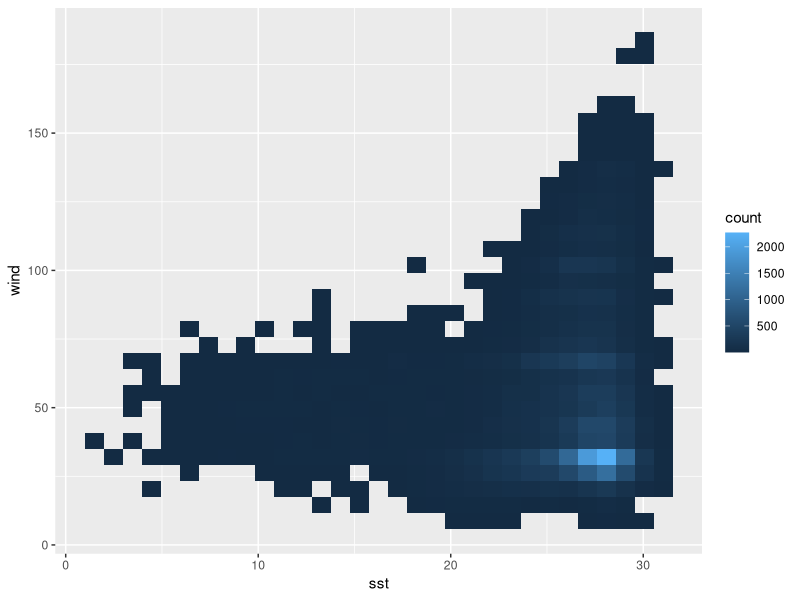
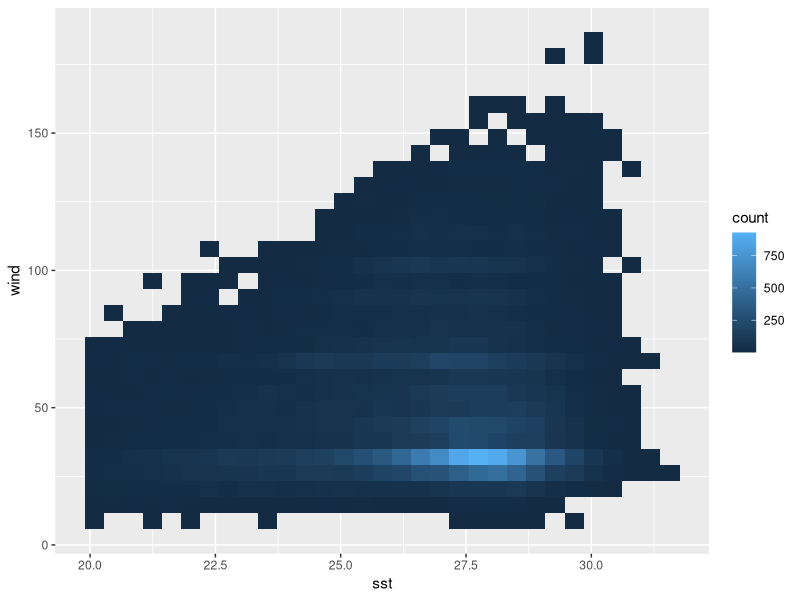
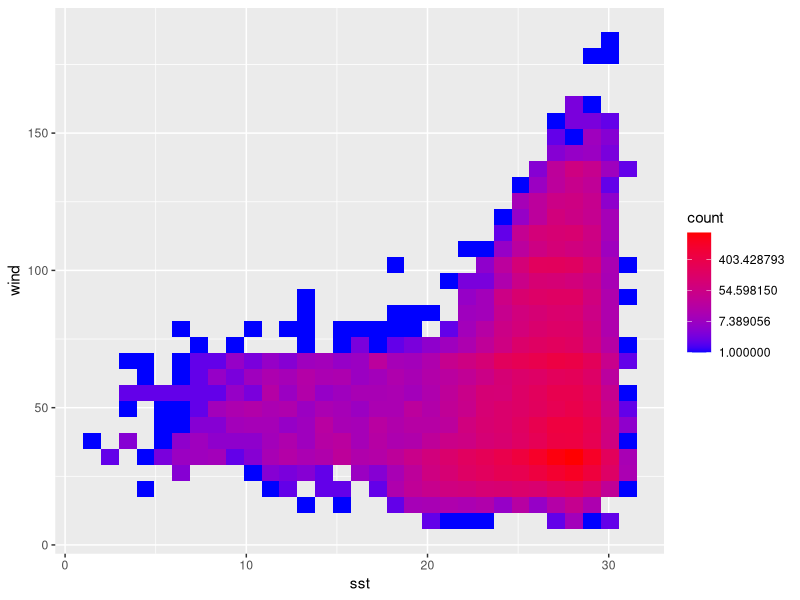
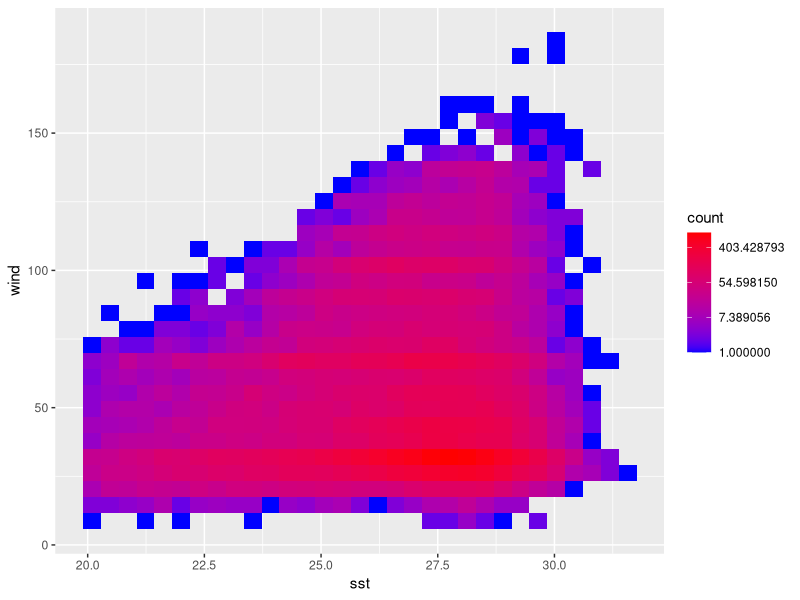
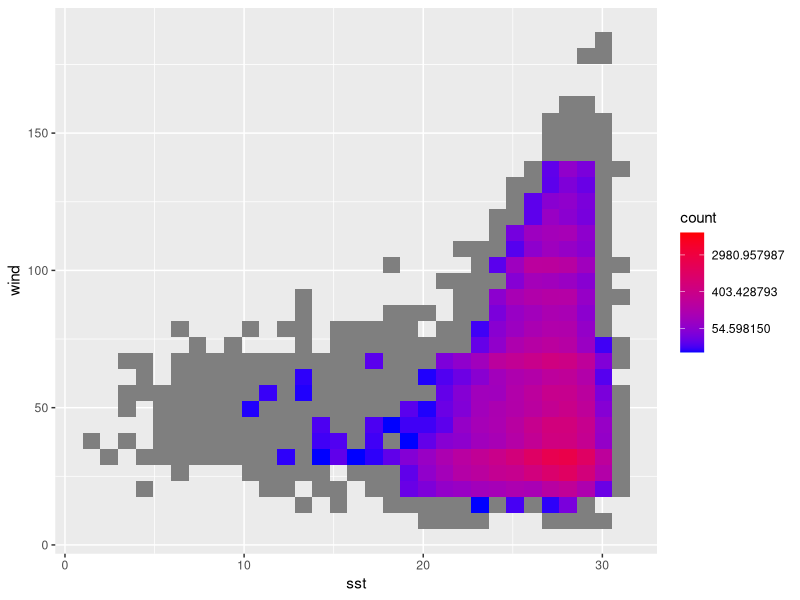
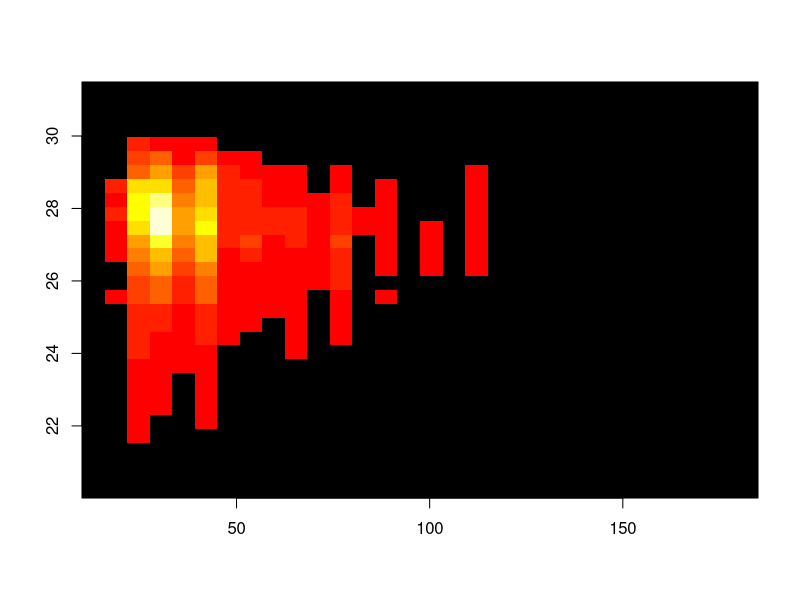
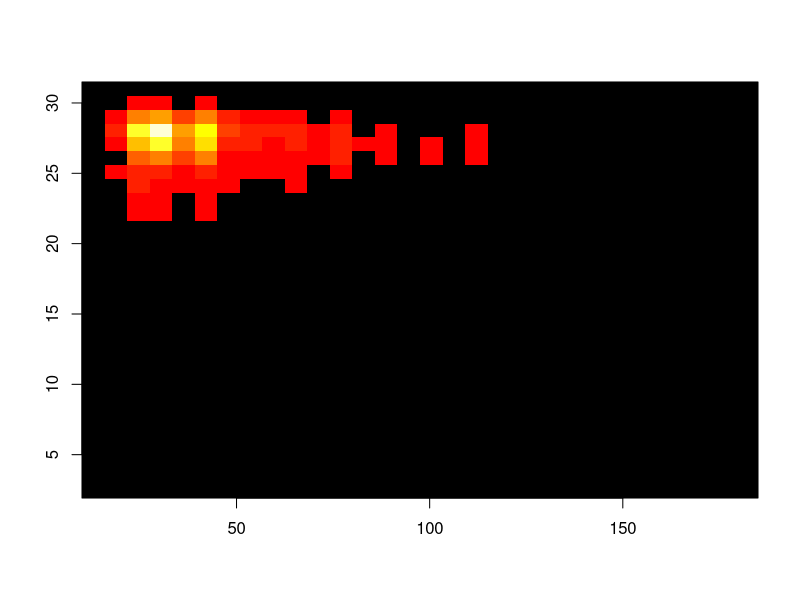
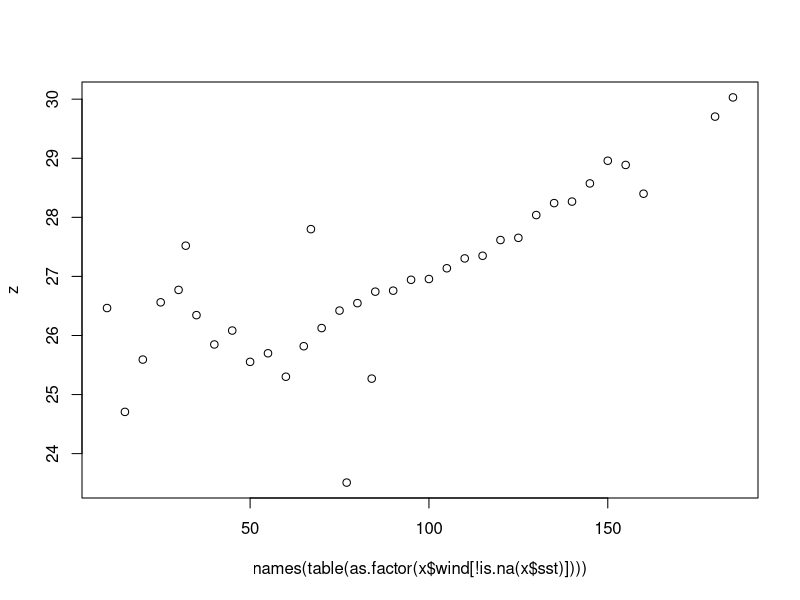

Source code (R) for these figures, in order:
library(tidyverse)
library(data.table)
library(gplots)

# Load data ------------------------------------------------

x <- fread('data/hurdat2-oisst-1981-2016.csv')

# Heatmaps -------------------------------------------------

# Basic
ggplot(x, aes(x = sst, y = wind)) +
	stat_bin2d()

# Filtering
ggplot(x %>% filter(sst > 20), aes(x = sst, y = wind)) +
	stat_bin2d(bins=30)

# Changing colours
ggplot(x, aes(x = sst, y = wind)) +
	stat_bin2d(bins=30) +
	scale_fill_gradient(high="red", low="blue", trans="log")

ggplot(x %>% filter(sst >= 20), aes(x = sst, y = wind)) +
	stat_bin2d(bins=30) +
	scale_fill_gradient(high="red", low="blue", trans="log")

# Adding limits
ggplot(x , aes(x = sst, y = wind)) +
	stat_bin2d() +
	scale_fill_gradient(high="red", low="blue",
											trans="log", limits = c(15,10000))

# Using gplots (Isabel style)
hist2d(x$wind[x$sst>20],x$sst[x$sst>20],nbins=30)
hist2d(x$wind,x$sst,nbins=30)

# Lapply Functions -----------------------------------------

# Test
z <- tapply(x$sst[!is.na(x$sst)],as.factor(x$wind[!is.na(x$sst)]),mean)
plot(names(table(as.factor(x$wind[!is.na(x$sst)]))),z)
plot(names(table(as.factor(x$wind[!is.na(x$sst)]))),z,ylim=c(0,30))

# Plot 1
plot(x$wind,x$sst,col="grey")
points(names(table(as.factor(x$wind[!is.na(x$sst)]))),z,ylim=c(0,30),col="red")
lines(names(table(as.factor(x$wind[!is.na(x$sst)]))),z,ylim=c(0,30),col="red")

# Plot 2
plot(x$sst,x$wind,col="grey")
lines(z,names(table(as.factor(x$wind[!is.na(x$sst)]))),ylim=c(0,30),col="red")
z <- tapply(x$wind[!is.na(x$sst)],cut(x$sst[!is.na(x$sst)],breaks=100),mean)
lines(z,ylim=c(0,30),col="red")
z <- tapply(x$sst[!is.na(x$sst)],as.factor(x$wind[!is.na(x$sst)]),max)
lines(names(table(as.factor(x$wind[!is.na(x$sst)]))),z,ylim=c(0,30),col="blue")

# Correlation
cor(x$wind[!is.na(x$sst)],x$sst[!is.na(x$sst)])
